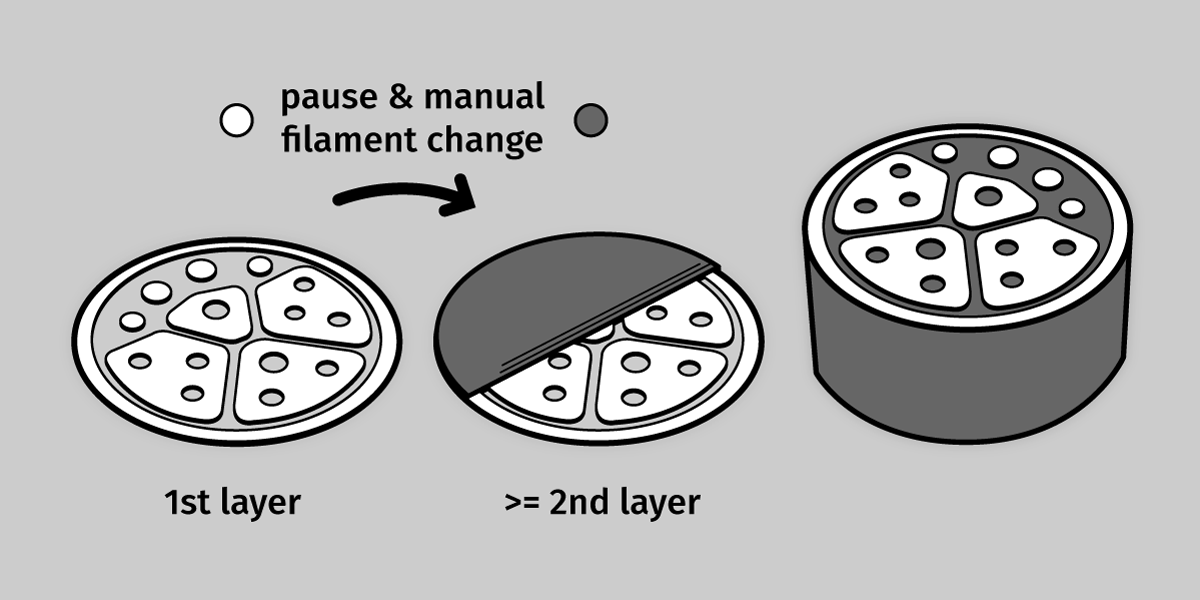
#> input picture media/manufacturing.png, 1200 x 600 px
$ python detection.py --input-image ../media/manufacturing.png
#> lines starting #> are read from the running program, lines starting #| are printed output that depends on the picture; after the words box and inside, x2 and y2 are one past the last pixel; in counts of white or black regions, pixels touching at a corner belong together
#> further down, image_cap is the input picture: shape (600, 1200, 3); min 0, max 255, mean 184.1
import cv2
import numpy as np
import json
import time
import argparse
import os

MIN_DEPTH   = 2
MAX_DEPTH   = 6
# MIN_LEAVES = 2
MAX_WIDTH   = 10

MORPHOLOGICAL_OPERATIONS = True

DRAW_POINT_CORRESPONDENCES = False
DRAW_ONLY_MARKER_CONTOUR = False
SAVE_OUTPUT_IMAGE = True
SAVE_DIR    = "detect_output"
counter     = 0

class Node(object):

    def __init__(self, contour_index, contour, parent=None):
        self.contour_index = contour_index
        self.contour = contour
        self.parent = parent
        self.children = []
        self.weight = -1
        self.is_unique = None

        self.rvec = None
        self.tvec = None

    def add_child(self, child):
        self.children.append(child)

    def add_children(self, children_list):
        self.children += children_list

    def remove_child(self, child):
        self.children.remove(child)

    def get_children(self):
        return self.children

    # [45 lines left out: functions has_children, get_weight, get_leaves, remove_duplicates_recursively, not called in this run]

    def sort_tree(self):
        for c in self.children:
            c.sort_tree()

        self.children = sorted(self.children, reverse=True)

    # [5 lines left out: function __eq__, not called in this run]

    def __lt__(self, other):
        if not isinstance(other, Node):
            return NotImplemented

        return int(self.get_lhds_name()) <= int(other.get_lhds_name())


    def __repr__(self):
        return "node [{}]".format(self.contour_index) # contour index is the only thing which is truly unique

    # [20 lines left out: functions get_max_depth, get_max_width, get_all_contour_indices, not called in this run]

    def get_lhds_name(self, depth=0):

        name = str(depth)
        children_sorted = self.get_children() #sorted(self.get_children(), reverse=True)
        for c in children_sorted:
            name += c.get_lhds_name(depth+1)

        return name

    # [53 lines left out: functions compute_uniques, find_subtree_candidates, find_subtree, not called in this run]

    def add_pose(self, rvec, tvec):
        self.rvec = rvec
        self.tvec = tvec


def parse_contour_hierarchy(contours, hierarchy):

    # hierarchy      0     1     2      3
    # contour index [next, prev, child, parent]

    if contours is None or hierarchy is None:
        return []

    top_level_nodes = []
    indices_visited_globally = []

    for i in range(0, len(hierarchy[0])):
        node_list, indices_visited = traverse_graph(contours, hierarchy, i, None, indices_visited_globally)
        indices_visited_globally = indices_visited
        top_level_nodes += node_list

        if len(indices_visited) >= len(hierarchy[0]):
            break

    # guarantees LHD order for all trees
    for tln in top_level_nodes:
        tln.sort_tree()

    return top_level_nodes

def traverse_graph(contours, hierarchy, index, parent, indices_visited, depth=0):

    if depth > 1000:
        return [], indices_visited

    line = hierarchy[0][index]

    next_e  = line[0]
    prev_e  = line[1]
    child   = line[2]
    parent  = line[3]

    if index in indices_visited:
        return [], indices_visited
    else:
        indices_visited.append(index)

    node_list = []
    node = Node(index, contours[index], parent=parent)
    node_list.append(node)

    if child > -1:
        children_nodes, indices_visited = traverse_graph(contours, hierarchy, child, node, indices_visited, depth=depth+1)
        node.add_children(children_nodes)

    if next_e > -1:
        sibling_nodes, indices_visited = traverse_graph(contours, hierarchy, next_e, parent, indices_visited, depth=depth+1)
        node_list += sibling_nodes

    return node_list, indices_visited

# [56 lines left out: function match_leaves, not called in this run]


def process(image_cap, lhds, descriptor):

    # [8 lines of commented-out code are left out]

    if len(image_cap.shape) == 2:
        gray = image_cap
    else:
        gray = cv2.cvtColor(image_cap, cv2.COLOR_BGR2GRAY)

    # blurred = cv2.GaussianBlur(gray, (7, 7), 0)
    # edged = cv2.Canny(blurred, 50, 150)
    _, edged = cv2.threshold(gray, 0, 255, cv2.THRESH_BINARY+cv2.THRESH_OTSU)
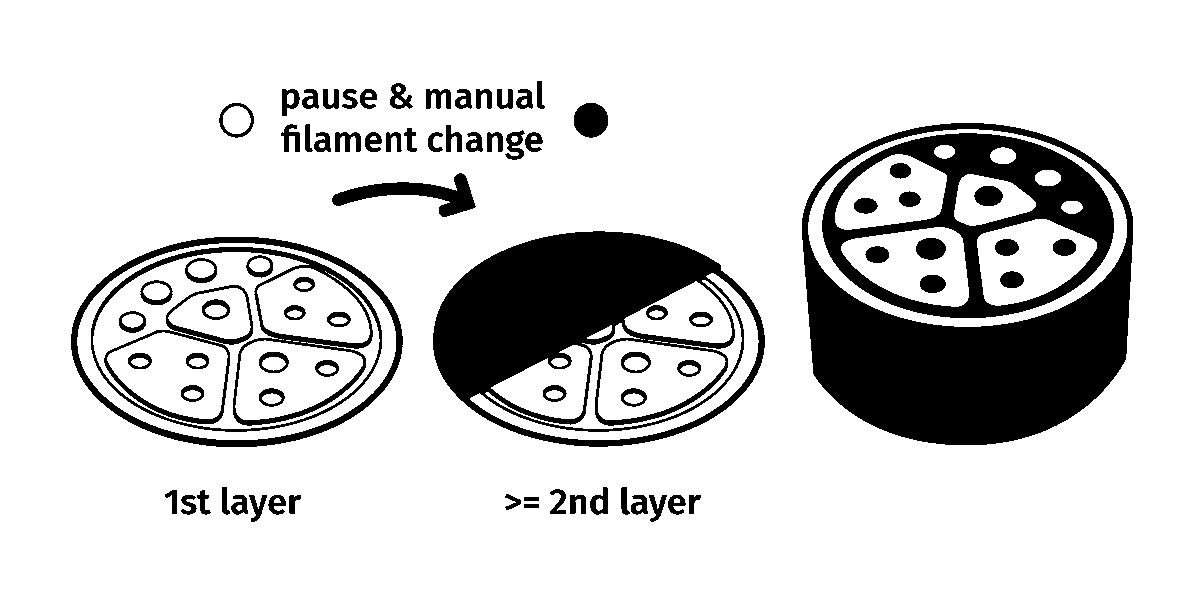
#> edged: shape (600, 1200); 82.7% white; 83 black regions, largest, box (x1, y1, x2, y2) and area: (802, 123, 1133, 445) 40463, (433, 231, 765, 447) 33494, (822, 133, 1114, 318) 17595
    # edged = cv2.adaptiveThreshold(gray, 255, cv2.ADAPTIVE_THRESH_GAUSSIAN_C, cv2.THRESH_BINARY, 101, 2)

    if MORPHOLOGICAL_OPERATIONS:
        kernel = np.ones((5, 5), np.uint8)
        edged = cv2.morphologyEx(edged, cv2.MORPH_OPEN, kernel)
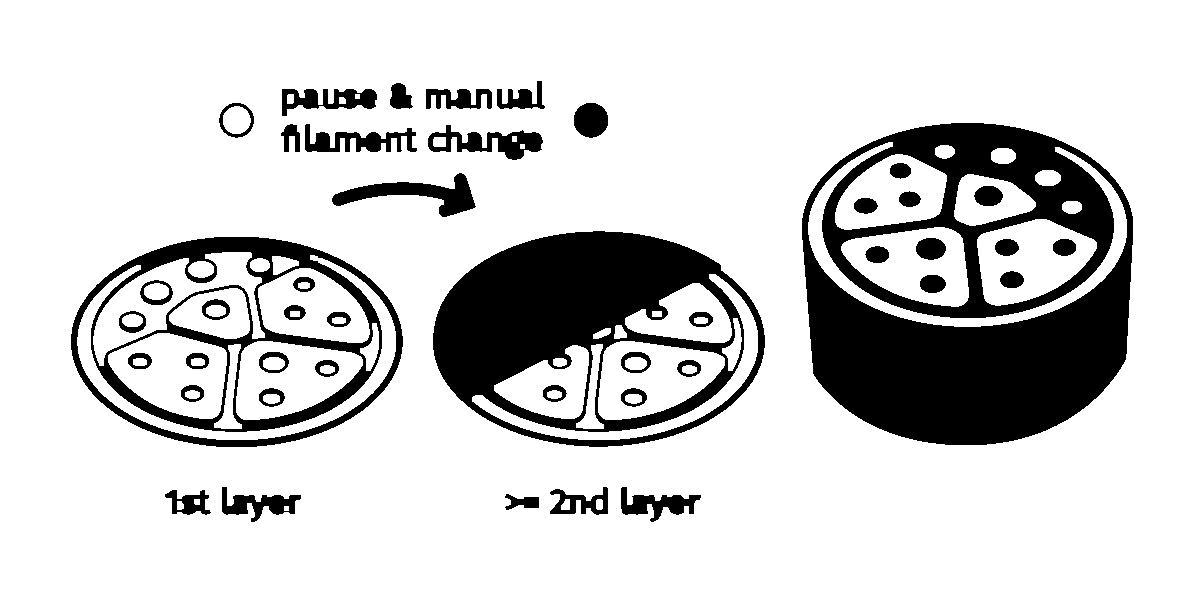
#> edged: shape (600, 1200); 81.7% white; 45 black regions, largest, box (x1, y1, x2, y2) and area: (802, 123, 1133, 445) 58811, (433, 231, 765, 447) 34971, (71, 237, 403, 447) 15718
        edged = cv2.morphologyEx(edged, cv2.MORPH_CLOSE, kernel)
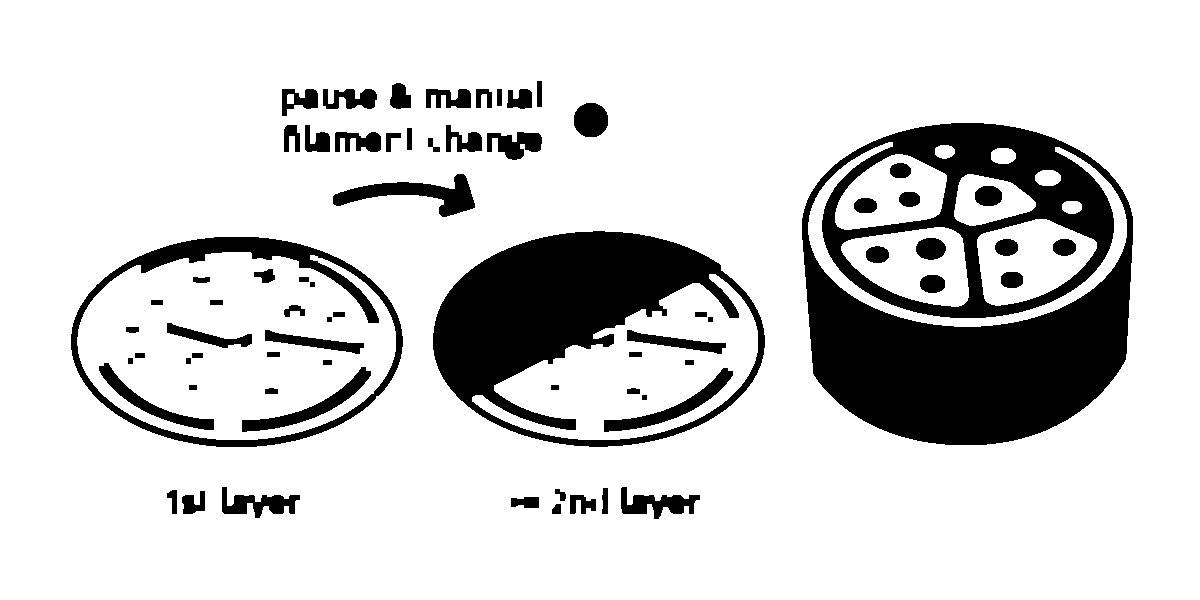
#> edged: shape (600, 1200); 82.8% white; 71 black regions

    edges_for_contour = edged.copy()

    # find contours in the edge map
    contours, hierarchy = cv2.findContours(edges_for_contour, cv2.RETR_TREE, cv2.CHAIN_APPROX_SIMPLE)
#> contours = 85 contours; largest, box (x1, y1, x2, y2) and area: (0, 0, 1200, 600) 718201, (801, 122, 1134, 446) 90410, (432, 230, 766, 448) 56636, (70, 236, 404, 448) 55315, (77, 252, 396, 440) 46174

    top_level_nodes = parse_contour_hierarchy(contours, hierarchy)
#> the loop in parse_contour_hierarchy, `for i in range(0, len(hierarchy[0])):` made 1 pass
#> the loop in parse_contour_hierarchy, `for tln in top_level_nodes:` made 1 pass

    if args.draw_output:
        # output_img = edged.copy()
        # output_img = gray.copy()
        output_img = image_cap
        cv2.drawContours(output_img, contours, -1, (0, 255, 0), 1)

    total_matches = []

    if SAVE_OUTPUT_IMAGE:
        global counter

        counter += 1
#> (the run stopped early here; a loop or call above may not have finished)
